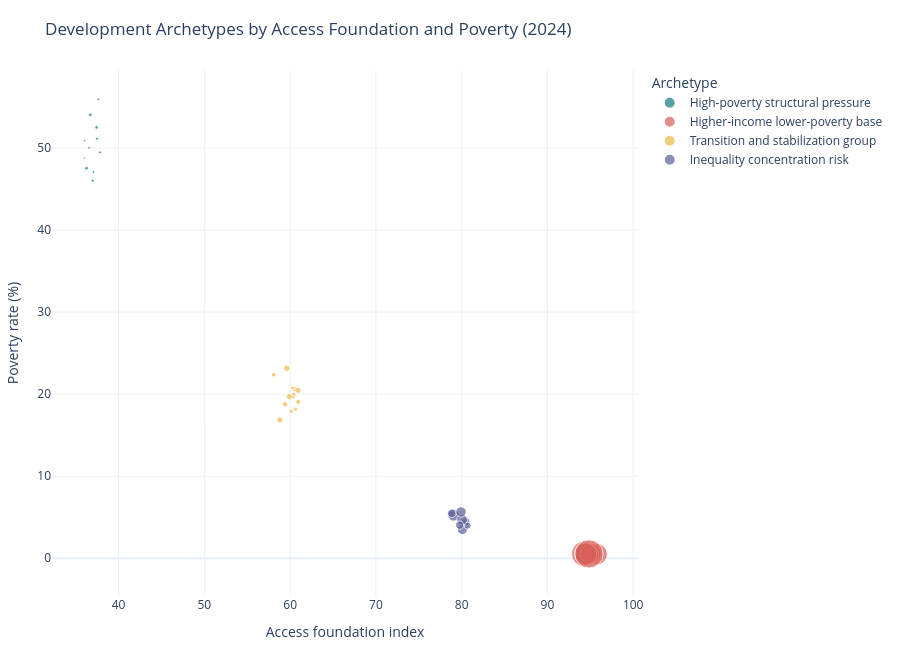

Notebook code cell kept with this figure:
### Markdown cell above
## 13. Strategic Segmentation

The clustering model groups countries by development pressure, not by geography alone. This is useful for policy prioritization because two countries in different regions can face a similar operating problem.

### Code cell
cluster_features = [
    "poverty_rate_pct",
    "gini_coefficient",
    "hdi_score",
    "unemployment_rate_pct",
    "inflation_rate_pct",
    "literacy_rate_pct",
    "life_expectancy_years",
    "child_mortality_per_1000",
    "electricity_access_pct",
    "clean_water_access_pct",
    "internet_penetration_pct",
    "social_protection_coverage_pct",
    "income_concentration_gap",
    "access_foundation_index",
    "poverty_pressure_index",
]
cluster_data = country_latest.dropna(subset=cluster_features).copy()
cluster_data["log_gdp_per_capita"] = np.log1p(cluster_data["gdp_per_capita_usd"])
model_features = cluster_features + ["log_gdp_per_capita"]

scaler = StandardScaler()
X = scaler.fit_transform(cluster_data[model_features])
kmeans = KMeans(n_clusters=4, random_state=42, n_init=30)
cluster_data["cluster"] = kmeans.fit_predict(X)

cluster_profile = (
    cluster_data.groupby("cluster", as_index=False)
    .agg(
        countries=("country", "count"),
        poverty_rate_pct=("poverty_rate_pct", "mean"),
        gini_coefficient=("gini_coefficient", "mean"),
        gdp_per_capita_usd=("gdp_per_capita_usd", "median"),
        hdi_score=("hdi_score", "mean"),
        access_foundation_index=("access_foundation_index", "mean"),
        child_mortality_per_1000=("child_mortality_per_1000", "mean"),
        social_protection_coverage_pct=("social_protection_coverage_pct", "mean"),
        poverty_pressure_index=("poverty_pressure_index", "mean"),
    )
)

poverty_q = cluster_profile["poverty_rate_pct"].quantile([0.33, 0.66]).to_dict()
gdp_q = cluster_profile["gdp_per_capita_usd"].quantile([0.33, 0.66]).to_dict()
access_q = cluster_profile["access_foundation_index"].quantile([0.33, 0.66]).to_dict()
gini_q = cluster_profile["gini_coefficient"].quantile([0.33, 0.66]).to_dict()


def name_cluster(row: pd.Series) -> str:
    if row["poverty_rate_pct"] >= poverty_q[0.66] and row["gdp_per_capita_usd"] <= gdp_q[0.33]:
        return "High-poverty structural pressure"
    if row["poverty_rate_pct"] <= poverty_q[0.33] and row["gdp_per_capita_usd"] >= gdp_q[0.66]:
        return "Higher-income lower-poverty base"
    if row["gini_coefficient"] >= gini_q[0.66]:
        return "Inequality concentration risk"
    if row["access_foundation_index"] <= access_q[0.33]:
        return "Access foundation gap"
    return "Transition and stabilization group"


cluster_profile["cluster_label"] = cluster_profile.apply(name_cluster, axis=1)
label_map = cluster_profile.set_index("cluster")["cluster_label"].to_dict()
cluster_data["cluster_label"] = cluster_data["cluster"].map(label_map)

display(
    cluster_profile[
        [
            "cluster_label",
            "countries",
            "poverty_rate_pct",
            "gini_coefficient",
            "gdp_per_capita_usd",
            "hdi_score",
            "access_foundation_index",
            "child_mortality_per_1000",
            "social_protection_coverage_pct",
            "poverty_pressure_index",
        ]
    ]
    .sort_values("poverty_pressure_index", ascending=False)
    .round(2)
    .style.hide(axis="index")
    .format(
        {
            "poverty_rate_pct": "{:.1f}%",
            "gini_coefficient": "{:.1f}",
            "gdp_per_capita_usd": "${:,.0f}",
            "hdi_score": "{:.3f}",
            "access_foundation_index": "{:.1f}",
            "child_mortality_per_1000": "{:.1f}",
            "social_protection_coverage_pct": "{:.1f}%",
            "poverty_pressure_index": "{:.1f}",
        }
    )
)

fig = px.scatter(
    cluster_data,
    x="access_foundation_index",
    y="poverty_rate_pct",
    color="cluster_label",
    size="gdp_per_capita_usd",
    hover_name="country",
    hover_data={
        "region": True,
        "income_group": True,
        "gini_coefficient": ":.1f",
        "hdi_score": ":.3f",
        "poverty_pressure_index": ":.1f",
        "gdp_per_capita_usd": ":,.0f",
    },
    title=f"Development Archetypes by Access Foundation and Poverty ({latest_year})",
    labels={
        "access_foundation_index": "Access foundation index",
        "poverty_rate_pct": "Poverty rate (%)",
        "cluster_label": "Archetype",
    },
)
fig.update_layout(height=650, margin=dict(l=40, r=20, t=70, b=40), legend_title_text="Archetype")
fig.show()

### Figure 1 — Plotly figure (JSON) as saved in the notebook; plotly's stock layout.template omitted (floating-point values rounded to 4 significant figures)
{"data": [{"customdata": [["South Asia", "Low Income", 45.13, 0.5083, 63.78, 635.0], ["Sub-Saharan Africa", "Low Income", 48.71, 0.4797, 63.29, 1038.0], ["Sub-Saharan Africa", "Low Income", 45.37, 0.477, 61.56, 1201.0], ["Latin America & Caribbean", "Low Income", 47.0, 0.4652, 60.9, 1636.0], ["Sub-Saharan Africa", "Low Income", 45.16, 0.4695, 62.85, 1062.0], ["Sub-Saharan Africa", "Low Income", 46.37, 0.4739, 65.06, 657.5], ["South Asia", "Low Income", 45.47, 0.4673, 62.88, 1606.0], ["Sub-Saharan Africa", "Low Income", 47.18, 0.4599, 62.81, 914.0], ["Sub-Saharan Africa", "Low Income", 46.15, 0.4691, 63.68, 1508.0], ["Sub-Saharan Africa", "Low Income", 46.31, 0.461, 64.23, 1130.0], ["Middle East & North Africa", "Low Income", 46.89, 0.481, 65.26, 806.0]], "hovertemplate": "<b>%{hovertext}</b><br><br>Archetype=High-poverty structural pressure<br>Access foundation index=%{x}<br>Poverty rate (%)=%{y}<br>gdp_per_capita_usd=%{customdata[5]:,.0f}<br>region=%{customdata[0]}<br>income_group=%{customdata[1]}<br>gini_coefficient=%{customdata[2]:.1f}<br>hdi_score=%{customdata[3]:.3f}<br>poverty_pressure_index=%{customdata[4]:.1f}<extra></extra>", "hovertext": ["Afghanistan", "Burkina Faso", "Ethiopia", "Haiti", "Mali", "Mozambique", "Nepal", "Sudan", "Tanzania", "Uganda", "Yemen"], "legendgroup": "High-poverty structural pressure", "marker": {"color": "#0E7C86", "size": [635.0, 1038.0, 1201.0, 1636.0, 1062.0, 657.5, 1606.0, 914.0, 1508.0, 1130.0, 806.0], "sizemode": "area", "sizeref": 232.8, "symbol": "circle"}, "mode": "markers", "name": "High-poverty structural pressure", "orientation": "v", "showlegend": true, "type": "scatter", "x": [36.0, 37.07, 36.98, 36.27, 37.84, 36.02, 36.71, 36.55, 37.42, 37.49, 37.64], "xaxis": "x", "y": [48.79, 47.06, 46.01, 47.54, 49.47, 50.92, 54.05, 50.03, 52.51, 51.14, 55.94], "yaxis": "y"}, {"customdata": [["Oceania", "High Income", 33.13, 0.9328, 10.78, 76860.0], ["North America", "High Income", 32.87, 0.9392, 10.71, 68630.0], ["Europe", "High Income", 32.74, 0.9456, 11.38, 52630.0], ["Europe", "High Income", 31.07, 0.9373, 10.77, 64140.0], ["East Asia", "High Income", 33.49, 0.9396, 11.85, 48030.0], ["East Asia", "High Income", 32.83, 0.9392, 11.95, 40060.0], ["Europe", "High Income", 33.93, 0.9454, 11.95, 56760.0], ["North America", "High Income", 31.79, 0.9343, 9.786, 93140.0]], "hovertemplate": "<b>%{hovertext}</b><br><br>Archetype=Higher-income lower-poverty base<br>Access foundation index=%{x}<br>Poverty rate (%)=%{y}<br>gdp_per_capita_usd=%{customdata[5]:,.0f}<br>region=%{customdata[0]}<br>income_group=%{customdata[1]}<br>gini_coefficient=%{customdata[2]:.1f}<br>hdi_score=%{customdata[3]:.3f}<br>poverty_pressure_index=%{customdata[4]:.1f}<extra></extra>", "hovertext": ["Australia", "Canada", "France", "Germany", "Japan", "South Korea", "UK", "USA"], "legendgroup": "Higher-income lower-poverty base", "marker": {"color": "#D95F59", "size": [76860.0, 68630.0, 52630.0, 64140.0, 48030.0, 40060.0, 56760.0, 93140.0], "sizemode": "area", "sizeref": 232.8, "symbol": "circle"}, "mode": "markers", "name": "Higher-income lower-poverty base", "orientation": "v", "showlegend": true, "type": "scatter", "x": [94.3, 94.8, 95.76, 94.53, 95.1, 94.93, 94.48, 94.84], "xaxis": "x", "y": [0.536, 0.5533, 0.5, 0.558, 0.5715, 0.5011, 0.5, 0.5314], "yaxis": "y"}, {"customdata": [["South Asia", "Lower-Middle Income", 39.15, 0.6355, 40.53, 3380.0], ["Southeast Asia", "Lower-Middle Income", 41.02, 0.6149, 43.0, 2113.0], ["Middle East & North Africa", "Lower-Middle Income", 38.92, 0.6389, 42.47, 4697.0], ["Sub-Saharan Africa", "Lower-Middle Income", 42.19, 0.6341, 43.75, 2988.0], ["South Asia", "Lower-Middle Income", 39.55, 0.6091, 43.65, 2934.0], ["Sub-Saharan Africa", "Lower-Middle Income", 42.51, 0.6386, 43.26, 2584.0], ["Middle East & North Africa", "Lower-Middle Income", 43.4, 0.6241, 41.7, 4344.0], ["Southeast Asia", "Lower-Middle Income", 43.49, 0.6261, 44.2, 1533.0], ["Sub-Saharan Africa", "Lower-Middle Income", 42.01, 0.6245, 43.37, 2506.0], ["South Asia", "Lower-Middle Income", 39.82, 0.6221, 43.56, 1982.0], ["Southeast Asia", "Lower-Middle Income", 41.1, 0.6365, 40.91, 4418.0], ["Sub-Saharan Africa", "Lower-Middle Income", 41.68, 0.6126, 43.73, 2148.0], ["Southeast Asia", "Lower-Middle Income", 42.94, 0.6251, 40.4, 4441.0]], "hovertemplate": "<b>%{hovertext}</b><br><br>Archetype=Transition and stabilization group<br>Access foundation index=%{x}<br>Poverty rate (%)=%{y}<br>gdp_per_capita_usd=%{customdata[5]:,.0f}<br>region=%{customdata[0]}<br>income_group=%{customdata[1]}<br>gini_coefficient=%{customdata[2]:.1f}<br>hdi_score=%{customdata[3]:.3f}<br>poverty_pressure_index=%{customdata[4]:.1f}<extra></extra>", "hovertext": ["Bangladesh", "Cambodia", "Egypt", "Ghana", "India", "Kenya", "Morocco", "Myanmar", "Nigeria", "Pakistan", "Philippines", "Senegal", "Vietnam"], "legendgroup": "Transition and stabilization group", "marker": {"color": "#F2B84B", "size": [3380.0, 2113.0, 4697.0, 2988.0, 2934.0, 2584.0, 4344.0, 1533.0, 2506.0, 1982.0, 4418.0, 2148.0, 4441.0], "sizemode": "area", "sizeref": 232.8, "symbol": "circle"}, "mode": "markers", "name": "Transition and stabilization group", "orientation": "v", "showlegend": true, "type": "scatter", "x": [59.41, 60.63, 59.62, 60.5, 60.95, 60.43, 60.92, 60.25, 58.09, 60.33, 58.8, 60.13, 59.91], "xaxis": "x", "y": [18.77, 18.17, 23.16, 20.63, 19.07, 19.95, 20.47, 20.76, 22.36, 19.64, 16.86, 17.91, 19.71], "yaxis": "y"}, {"customdata": [["Latin America & Caribbean", "Upper-Middle Income", 45.55, 0.7595, 27.6, 11690.0], ["East Asia", "Upper-Middle Income", 45.67, 0.7625, 26.75, 15980.0], ["Latin America & Caribbean", "Upper-Middle Income", 48.03, 0.7478, 29.6, 8062.0], ["Southeast Asia", "Upper-Middle Income", 46.06, 0.7467, 30.23, 5679.0], ["Latin America & Caribbean", "Upper-Middle Income", 48.21, 0.761, 26.63, 13220.0], ["Latin America & Caribbean", "Upper-Middle Income", 47.48, 0.7492, 28.43, 8439.0], ["Sub-Saharan Africa", "Upper-Middle Income", 48.31, 0.7567, 26.65, 7989.0], ["Europe/Asia", "Upper-Middle Income", 48.55, 0.7545, 26.9, 12700.0]], "hovertemplate": "<b>%{hovertext}</b><br><br>Archetype=Inequality concentration risk<br>Access foundation index=%{x}<br>Poverty rate (%)=%{y}<br>gdp_per_capita_usd=%{customdata[5]:,.0f}<br>region=%{customdata[0]}<br>income_group=%{customdata[1]}<br>gini_coefficient=%{customdata[2]:.1f}<br>hdi_score=%{customdata[3]:.3f}<br>poverty_pressure_index=%{customdata[4]:.1f}<extra></extra>", "hovertext": ["Brazil", "China", "Colombia", "Indonesia", "Mexico", "Peru", "South Africa", "Turkey"], "legendgroup": "Inequality concentration risk", "marker": {"color": "#5B5F97", "size": [11690.0, 15980.0, 8062.0, 5679.0, 13220.0, 8439.0, 7989.0, 12700.0], "sizemode": "area", "sizeref": 232.8, "symbol": "circle"}, "mode": "markers", "name": "Inequality concentration risk", "orientation": "v", "showlegend": true, "type": "scatter", "x": [80.08, 79.06, 80.47, 80.7, 80.05, 78.85, 79.77, 79.93], "xaxis": "x", "y": [3.495, 5.239, 4.468, 3.971, 4.686, 5.481, 4.034, 5.648], "yaxis": "y"}], "layout": {"height": 650, "legend": {"itemsizing": "constant", "title": {"text": "Archetype"}, "tracegroupgap": 0}, "margin": {"b": 40, "l": 40, "r": 20, "t": 70}, "title": {"text": "Development Archetypes by Access Foundation and Poverty (2024)"}, "xaxis": {"anchor": "y", "domain": [0.0, 1.0], "title": {"text": "Access foundation index"}}, "yaxis": {"anchor": "x", "domain": [0.0, 1.0], "title": {"text": "Poverty rate (%)"}}}}
